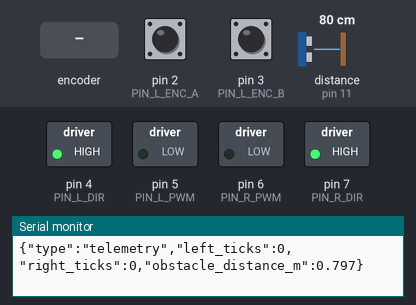
A sketch run on a simulated Arduino Uno, built with avr-gcc and run on an emulated ATmega328P. On the bench: switched loads named in the sketch (green lamp = pin HIGH), the last lines printed to the serial monitor. Wiring (inferred from the names in the program): ultrasonic range finder: trigger pin 10; echo pin 11. Dashed ring = blinking. Inputs (shaded band) come from the test bench; at power-on: pin 2 (PIN_L_ENC_A) HIGH, pin 3 (PIN_L_ENC_B) HIGH, distance to the obstacle (sensor on pin 11) 80 cm. The echo pulse lasts 58.3 µs per cm; pins used as bus, display or sensor lines are not drawn.

Above: at 1.2 s.
1.3 s: rotary encoder on pin 2 (PIN_L_ENC_A) / pin 3 (PIN_L_ENC_B) turned 3 steps (first pin leading)
At 1.55 s:
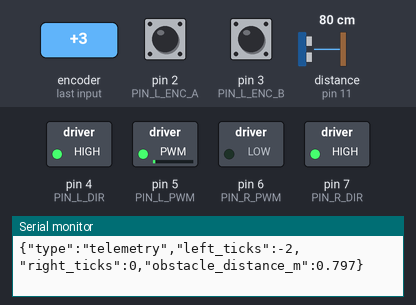
4.3 s: rotary encoder on pin 2 (PIN_L_ENC_A) / pin 3 (PIN_L_ENC_B) turned 2 steps (second pin leading)
At 4.6 s:
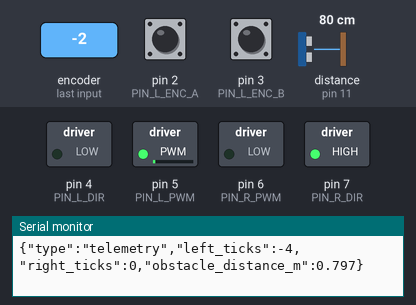
Timing chart, 0 to 7.3 s (numbered marks = the images above; inputs shaded):
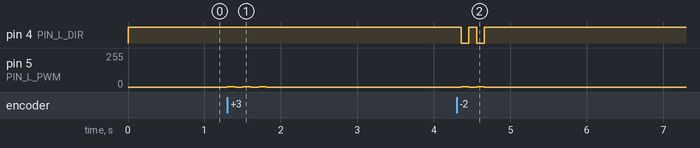

Measured:
- after the input at 1.3 s, pin 5 (PIN_L_PWM): alternates 2/255 for 0.10 s and 0/255 for 0.10 s, 6 changes in all, then stays 0/255, starting at once
- after the input at 4.3 s, pin 4 (PIN_L_DIR): alternates HIGH for 0.10 s and LOW for 0.10 s, 4 changes in all, then stays HIGH, starting after 0.06 s; pin 5 (PIN_L_PWM): alternates 2/255 for 0.10 s and 0/255 for 0.10 s, 4 changes in all, then stays 0/255, starting after 0.06 s

The sketch:

rover_mcu.ino
```cpp
#include <Arduino.h>

const int PIN_L_PWM=5, PIN_L_DIR=4;
const int PIN_R_PWM=6, PIN_R_DIR=7;
const int PIN_L_ENC_A=2, PIN_L_ENC_B=3;
const int PIN_R_ENC_A=18, PIN_R_ENC_B=19;
const int PIN_US_TRIG=10, PIN_US_ECHO=11;

const float WHEEL_RADIUS_M=0.05f;
const float TRACK_M=0.28f;
const int TICKS_PER_REV=1024;
const int PWM_MAX=255;
const float MAX_WHEEL_RAD_S=10.0f;
float KP=0.8f, KI=0.15f; // Tune experimentally.

volatile long leftTicks=0, rightTicks=0;
float targetLeftRadS=0, targetRightRadS=0;
float leftIntegral=0, rightIntegral=0;
unsigned long lastControlMs=0, lastTelemetryMs=0;
long lastLeftTicks=0, lastRightTicks=0;

void leftEncoderISR(){ bool a=digitalRead(PIN_L_ENC_A), b=digitalRead(PIN_L_ENC_B); leftTicks += (a==b)?1:-1; }
void rightEncoderISR(){ bool a=digitalRead(PIN_R_ENC_A), b=digitalRead(PIN_R_ENC_B); rightTicks += (a==b)?1:-1; }
float clampf(float x,float lo,float hi){ return max(lo,min(hi,x)); }

float readJsonFloat(const String& s,const char* key,float fallback=0){
  String k=String("\"")+key+"\""; int p=s.indexOf(k); if(p<0)return fallback;
  p=s.indexOf(':',p); if(p<0)return fallback;
  String v=s.substring(p+1); int c=v.indexOf(','); int b=v.indexOf('}'); int e=(c>=0)?c:b;
  if(e>=0)v=v.substring(0,e); v.trim(); return v.toFloat();
}

void setMotor(int pwmPin,int dirPin,float cmd){
  cmd=clampf(cmd,-PWM_MAX,PWM_MAX);
  digitalWrite(dirPin,cmd>=0?HIGH:LOW);
  analogWrite(pwmPin,(int)fabs(cmd));
}

float wheelRate(float v,float w,bool right){
  float out=(v+(right?1:-1)*w*TRACK_M/2.0f)/WHEEL_RADIUS_M;
  return clampf(out,-MAX_WHEEL_RAD_S,MAX_WHEEL_RAD_S);
}

float ultrasonicMeters(){
  digitalWrite(PIN_US_TRIG,LOW); delayMicroseconds(2);
  digitalWrite(PIN_US_TRIG,HIGH); delayMicroseconds(10); digitalWrite(PIN_US_TRIG,LOW);
  unsigned long us=pulseIn(PIN_US_ECHO,HIGH,20000UL); if(us==0)return -1;
  return (us*1e-6f*343.0f)/2.0f;
}

void processCommand(const String& line){
  if(line.indexOf("\"type\":\"cmd\"")<0)return;
  float v=readJsonFloat(line,"v_mps",0), w=readJsonFloat(line,"w_rps",0);
  targetLeftRadS=wheelRate(v,w,false); targetRightRadS=wheelRate(v,w,true);
}

void runControl(float dt){
  long l=leftTicks,r=rightTicks;
  long dL=l-lastLeftTicks,dR=r-lastRightTicks;
  lastLeftTicks=l; lastRightTicks=r;
  float leftActual=(2*PI*dL/TICKS_PER_REV)/dt;
  float rightActual=(2*PI*dR/TICKS_PER_REV)/dt;
  float eL=targetLeftRadS-leftActual,eR=targetRightRadS-rightActual;
  leftIntegral=clampf(leftIntegral+eL*dt,-5,5);
  rightIntegral=clampf(rightIntegral+eR*dt,-5,5);
  float leftOut=(KP*eL+KI*leftIntegral)/MAX_WHEEL_RAD_S*PWM_MAX;
  float rightOut=(KP*eR+KI*rightIntegral)/MAX_WHEEL_RAD_S*PWM_MAX;
  if(fabs(targetLeftRadS)<0.05)leftIntegral=0;
  if(fabs(targetRightRadS)<0.05)rightIntegral=0;
  setMotor(PIN_L_PWM,PIN_L_DIR,clampf(leftOut,-PWM_MAX,PWM_MAX));
  setMotor(PIN_R_PWM,PIN_R_DIR,clampf(rightOut,-PWM_MAX,PWM_MAX));
}

void sendTelemetry(){
  float d=ultrasonicMeters();
  Serial.print("{\"type\":\"telemetry\",\"left_ticks\":"); Serial.print(leftTicks);
  Serial.print(",\"right_ticks\":"); Serial.print(rightTicks);
  Serial.print(",\"obstacle_distance_m\":"); if(d<0)Serial.print("null");else Serial.print(d,3);
  Serial.println("}");
}

void setup(){
  Serial.begin(115200);
  pinMode(PIN_L_PWM,OUTPUT); pinMode(PIN_L_DIR,OUTPUT); pinMode(PIN_R_PWM,OUTPUT); pinMode(PIN_R_DIR,OUTPUT);
  pinMode(PIN_L_ENC_A,INPUT_PULLUP); pinMode(PIN_L_ENC_B,INPUT_PULLUP);
  pinMode(PIN_R_ENC_A,INPUT_PULLUP); pinMode(PIN_R_ENC_B,INPUT_PULLUP);
  pinMode(PIN_US_TRIG,OUTPUT); pinMode(PIN_US_ECHO,INPUT);
  attachInterrupt(digitalPinToInterrupt(PIN_L_ENC_A),leftEncoderISR,CHANGE);
  attachInterrupt(digitalPinToInterrupt(PIN_R_ENC_A),rightEncoderISR,CHANGE);
  setMotor(PIN_L_PWM,PIN_L_DIR,0); setMotor(PIN_R_PWM,PIN_R_DIR,0);
  lastControlMs=millis(); lastTelemetryMs=millis();
}

void loop(){
  while(Serial.available()){ String line=Serial.readStringUntil('\n'); line.trim(); if(line.length())processCommand(line); }
  unsigned long now=millis();
  if(now-lastControlMs>=50){ float dt=(now-lastControlMs)/1000.0f; lastControlMs=now; runControl(dt); }
  if(now-lastTelemetryMs>=200){ lastTelemetryMs=now; sendTelemetry(); }
}
```
